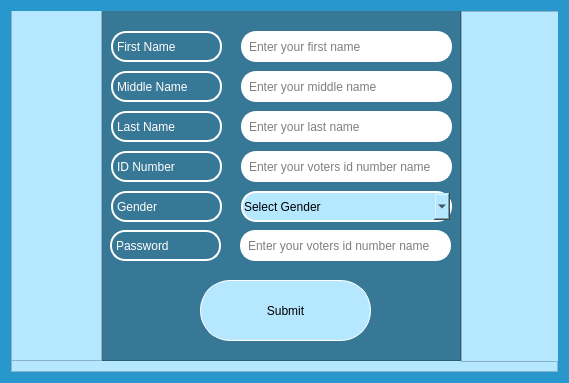
<?xml version="1.0" encoding="UTF-8"?>
<ui version="4.0">
 <class>MainForm</class>
 <widget class="QWidget" name="MainForm">
  <property name="geometry">
   <rect>
    <x>0</x>
    <y>0</y>
    <width>565</width>
    <height>379</height>
   </rect>
  </property>
  <property name="minimumSize">
   <size>
    <width>565</width>
    <height>379</height>
   </size>
  </property>
  <property name="maximumSize">
   <size>
    <width>565</width>
    <height>379</height>
   </size>
  </property>
  <property name="windowTitle">
   <string>Registration</string>
  </property>
  <property name="styleSheet">
   <string notr="true">background-color: #2898cc;</string>
  </property>
  <layout class="QGridLayout" name="gridLayout">
   <property name="sizeConstraint">
    <enum>QLayout::SetFixedSize</enum>
   </property>
   <item row="0" column="0">
    <widget class="QFrame" name="Mainframe">
     <property name="minimumSize">
      <size>
       <width>547</width>
       <height>361</height>
      </size>
     </property>
     <property name="styleSheet">
      <string notr="true">background-color: #b5e7ff;;</string>
     </property>
     <property name="frameShape">
      <enum>QFrame::StyledPanel</enum>
     </property>
     <property name="frameShadow">
      <enum>QFrame::Raised</enum>
     </property>
     <widget class="QLabel" name="lblMiddleName">
      <property name="geometry">
       <rect>
        <x>100</x>
        <y>60</y>
        <width>111</width>
        <height>31</height>
       </rect>
      </property>
      <property name="styleSheet">
       <string notr="true">border-style: outset;
font: 25 12pt &quot;Malgun Gothic Semilight&quot;;
border-width: 2px;
border-radius: 15px;
border-color: #fff;
color: white;
padding: 1px;
background-color:#377896;</string>
      </property>
      <property name="text">
       <string>Middle Name</string>
      </property>
     </widget>
     <widget class="QComboBox" name="cbGender">
      <property name="geometry">
       <rect>
        <x>230</x>
        <y>180</y>
        <width>211</width>
        <height>31</height>
       </rect>
      </property>
      <property name="styleSheet">
       <string notr="true">border-style: outset;
font: 25 12pt &quot;Malgun Gothic Semilight&quot;;
border-width: 2px;
border-radius: 15px;
border-color: #fff;
padding: 1px;</string>
      </property>
      <item>
       <property name="text">
        <string>Select Gender</string>
       </property>
      </item>
      <item>
       <property name="text">
        <string>Male</string>
       </property>
      </item>
      <item>
       <property name="text">
        <string>Female</string>
       </property>
      </item>
     </widget>
     <widget class="QLineEdit" name="lineEditMiddleName">
      <property name="geometry">
       <rect>
        <x>230</x>
        <y>60</y>
        <width>211</width>
        <height>31</height>
       </rect>
      </property>
      <property name="styleSheet">
       <string notr="true">border-style: outset;
border-width: 2px;
border-radius: 15px;
border-color: #fff;
background-color:white;
padding: 4px;
</string>
      </property>
      <property name="placeholderText">
       <string>Enter your middle name</string>
      </property>
     </widget>
     <widget class="QLineEdit" name="lineEditLastName">
      <property name="geometry">
       <rect>
        <x>230</x>
        <y>100</y>
        <width>211</width>
        <height>31</height>
       </rect>
      </property>
      <property name="styleSheet">
       <string notr="true">border-style: outset;
border-width: 2px;
border-radius: 15px;
border-color: #fff;
background-color:white;
padding: 4px;
</string>
      </property>
      <property name="text">
       <string/>
      </property>
      <property name="placeholderText">
       <string>Enter your last name</string>
      </property>
     </widget>
     <widget class="QLabel" name="lblLastName">
      <property name="geometry">
       <rect>
        <x>100</x>
        <y>100</y>
        <width>111</width>
        <height>31</height>
       </rect>
      </property>
      <property name="styleSheet">
       <string notr="true">border-style: outset;
font: 25 12pt &quot;Malgun Gothic Semilight&quot;;
border-width: 2px;
border-radius: 15px;
border-color: #fff;
color: #fff;
padding: 1px;
background-color:#377896;</string>
      </property>
      <property name="text">
       <string>Last Name</string>
      </property>
     </widget>
     <widget class="QLineEdit" name="lineEditFirstName">
      <property name="geometry">
       <rect>
        <x>230</x>
        <y>20</y>
        <width>211</width>
        <height>31</height>
       </rect>
      </property>
      <property name="styleSheet">
       <string notr="true">border-style: outset;
border-width: 2px;
border-radius: 15px;
background-color: #fff;
border-color: #fff;
padding: 4px;
</string>
      </property>
      <property name="placeholderText">
       <string>Enter your first name</string>
      </property>
     </widget>
     <widget class="QLabel" name="lblFirstName">
      <property name="geometry">
       <rect>
        <x>100</x>
        <y>20</y>
        <width>111</width>
        <height>31</height>
       </rect>
      </property>
      <property name="styleSheet">
       <string notr="true">border-style: outset;
font: 25 12pt &quot;Malgun Gothic Semilight&quot;;
border-width: 2px;
border-radius: 15px;
border-color: #fff;
color:white;
padding: 1px;
background-color:#377896;</string>
      </property>
      <property name="text">
       <string>First Name</string>
      </property>
     </widget>
     <widget class="QLineEdit" name="lineEditIdNumber">
      <property name="geometry">
       <rect>
        <x>230</x>
        <y>140</y>
        <width>211</width>
        <height>31</height>
       </rect>
      </property>
      <property name="styleSheet">
       <string notr="true">border-style: outset;
border-width: 2px;
border-radius: 15px;
border-color: #fff;
background-color:white;
padding: 4px;
</string>
      </property>
      <property name="text">
       <string/>
      </property>
      <property name="placeholderText">
       <string>Enter your voters id number name</string>
      </property>
     </widget>
     <widget class="QLabel" name="lblIdNumber">
      <property name="geometry">
       <rect>
        <x>100</x>
        <y>140</y>
        <width>111</width>
        <height>31</height>
       </rect>
      </property>
      <property name="styleSheet">
       <string notr="true">border-style: outset;
font: 25 12pt &quot;Malgun Gothic Semilight&quot;;
border-width: 2px;
border-radius: 15px;
border-color: #fff;
color:#fff;
padding: 1px;
background-color:#377896;</string>
      </property>
      <property name="text">
       <string>ID Number</string>
      </property>
     </widget>
     <widget class="QLabel" name="lblGender">
      <property name="geometry">
       <rect>
        <x>100</x>
        <y>180</y>
        <width>111</width>
        <height>31</height>
       </rect>
      </property>
      <property name="styleSheet">
       <string notr="true">border-style: outset;
font: 25 12pt &quot;Malgun Gothic Semilight&quot;;
border-width: 2px;
border-radius: 15px;
border-color: #fff;
color: white;
background-color:#377896;
padding: 1px;</string>
      </property>
      <property name="text">
       <string>Gender</string>
      </property>
     </widget>
     <widget class="QFrame" name="leftSideBarFrame">
      <property name="geometry">
       <rect>
        <x>0</x>
        <y>-1</y>
        <width>91</width>
        <height>351</height>
       </rect>
      </property>
      <property name="minimumSize">
       <size>
        <width>81</width>
        <height>341</height>
       </size>
      </property>
      <property name="styleSheet">
       <string notr="true"/>
      </property>
      <property name="frameShape">
       <enum>QFrame::StyledPanel</enum>
      </property>
      <property name="frameShadow">
       <enum>QFrame::Raised</enum>
      </property>
     </widget>
     <widget class="QFrame" name="rightSideBarFrame">
      <property name="geometry">
       <rect>
        <x>450</x>
        <y>0</y>
        <width>101</width>
        <height>351</height>
       </rect>
      </property>
      <property name="minimumSize">
       <size>
        <width>101</width>
        <height>341</height>
       </size>
      </property>
      <property name="styleSheet">
       <string notr="true"/>
      </property>
      <property name="frameShape">
       <enum>QFrame::StyledPanel</enum>
      </property>
      <property name="frameShadow">
       <enum>QFrame::Raised</enum>
      </property>
     </widget>
     <widget class="QFrame" name="mainContentFrame">
      <property name="geometry">
       <rect>
        <x>89</x>
        <y>-1</y>
        <width>361</width>
        <height>351</height>
       </rect>
      </property>
      <property name="styleSheet">
       <string notr="true">background-color:#377896;</string>
      </property>
      <property name="frameShape">
       <enum>QFrame::StyledPanel</enum>
      </property>
      <property name="frameShadow">
       <enum>QFrame::Raised</enum>
      </property>
      <widget class="QPushButton" name="btnSubmit">
       <property name="geometry">
        <rect>
         <x>100</x>
         <y>270</y>
         <width>171</width>
         <height>61</height>
        </rect>
       </property>
       <property name="styleSheet">
        <string notr="true">background-color:#b5e7ff;
font: 18pt &quot;MS Shell Dlg 2&quot;;
 border-style: solid;
 border-width:1px;
 border-radius:30px;
 border-color: white;</string>
       </property>
       <property name="text">
        <string>Submit</string>
       </property>
      </widget>
      <widget class="QLineEdit" name="lineEditPassword">
       <property name="geometry">
        <rect>
         <x>140</x>
         <y>220</y>
         <width>211</width>
         <height>31</height>
        </rect>
       </property>
       <property name="styleSheet">
        <string notr="true">border-style: outset;
border-width: 2px;
border-radius: 15px;
border-color: #fff;
background-color:white;
padding: 4px;
</string>
       </property>
       <property name="text">
        <string/>
       </property>
       <property name="echoMode">
        <enum>QLineEdit::Password</enum>
       </property>
       <property name="placeholderText">
        <string>Enter your voters id number name</string>
       </property>
      </widget>
      <widget class="QLabel" name="lblPassword">
       <property name="geometry">
        <rect>
         <x>10</x>
         <y>220</y>
         <width>111</width>
         <height>31</height>
        </rect>
       </property>
       <property name="styleSheet">
        <string notr="true">border-style: outset;
font: 25 12pt &quot;Malgun Gothic Semilight&quot;;
border-width: 2px;
border-radius: 15px;
border-color: #fff;
color:#fff;
padding: 1px;
background-color:#377896;</string>
       </property>
       <property name="text">
        <string>Password</string>
       </property>
      </widget>
     </widget>
     <zorder>mainContentFrame</zorder>
     <zorder>lblMiddleName</zorder>
     <zorder>cbGender</zorder>
     <zorder>lineEditMiddleName</zorder>
     <zorder>lineEditLastName</zorder>
     <zorder>lblLastName</zorder>
     <zorder>lineEditFirstName</zorder>
     <zorder>lblFirstName</zorder>
     <zorder>lineEditIdNumber</zorder>
     <zorder>lblIdNumber</zorder>
     <zorder>lblGender</zorder>
     <zorder>leftSideBarFrame</zorder>
     <zorder>rightSideBarFrame</zorder>
    </widget>
   </item>
  </layout>
 </widget>
 <resources>
  <include location="../resource.qrc"/>
 </resources>
 <connections/>
</ui>
